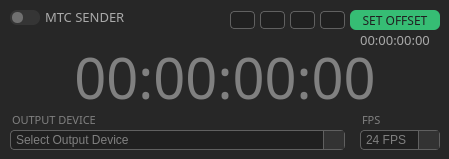
    <widget class="QFrame" name="mtc_frame">
     <property name="geometry">
      <rect>
       <x>510</x>
       <y>40</y>
       <width>449</width>
       <height>159</height>
      </rect>
     </property>
     <property name="styleSheet">
      <string notr="true">background: #272727;
border-radius: 10</string>
     </property>
     <property name="frameShape">
      <enum>QFrame::StyledPanel</enum>
     </property>
     <property name="frameShadow">
      <enum>QFrame::Raised</enum>
     </property>
     <widget class="QCheckBox" name="mtc_switch">
      <property name="enabled">
       <bool>true</bool>
      </property>
      <property name="geometry">
       <rect>
        <x>10</x>
        <y>10</y>
        <width>30</width>
        <height>15</height>
       </rect>
      </property>
      <property name="cursor">
       <cursorShape>PointingHandCursor</cursorShape>
      </property>
      <property name="styleSheet">
       <string notr="true">    QCheckBox {
        width: 30px;
        height: 15px;
        background-color: #353535;
        border-radius: 7px;
        padding: 2px;
    }
    QCheckBox::indicator {
        width: 11px	;
        height: 11px;
        background-color: #707070;
        border-radius: 5px;
    }
    QCheckBox::indicator:checked {
        background-color: #36BD74;;
        margin-left: 16px;
    }
    QCheckBox::indicator:hover {
        background-color: #99ff99;
    }
    QCheckBox::indicator:checked:hover {
        background-color: #36BD74;
    }
    QCheckBox::indicator:checked:disabled {
        background-color: #999999;
    }



</string>
      </property>
      <property name="text">
       <string/>
      </property>
      <property name="shortcut">
       <string/>
      </property>
      <property name="tristate">
       <bool>false</bool>
      </property>
     </widget>
     <widget class="QLabel" name="mtc_tc_label">
      <property name="geometry">
       <rect>
        <x>0</x>
        <y>47</y>
        <width>450</width>
        <height>60</height>
       </rect>
      </property>
      <property name="font">
       <font>
        <family>IBM Plex Sans Light</family>
        <pointsize>42</pointsize>
        <italic>false</italic>
       </font>
      </property>
      <property name="styleSheet">
       <string notr="true">color:grey</string>
      </property>
      <property name="text">
       <string>00:00:00:00</string>
      </property>
      <property name="alignment">
       <set>Qt::AlignCenter</set>
      </property>
     </widget>
     <widget class="QComboBox" name="mtc_output_combo_box">
      <property name="geometry">
       <rect>
        <x>10</x>
        <y>130</y>
        <width>335</width>
        <height>20</height>
       </rect>
      </property>
      <property name="styleSheet">
       <string notr="true">QComboBox {
    background-color: #202020;
    color: grey;
    border: 1px solid #606060;
    border-radius: 4px;
    padding: 2px;
	padding-left:5px;
}

QComboBox::drop-down {
    subcontrol-origin: padding;
    subcontrol-position: top right;
    width: 20px;
    border-left-width: 1px;
    border-left-color: #606060;
    border-left-style: solid;
    background: #333333;
}

QComboBox::drop-down::hover {
    background: #404040;
}

QComboBox::drop-down::pressed {
    background: #505050;
}


QComboBox::down-arrow {
    image: url(C:/Users/Eduardo Rodriguez/Desktop/PythonTimeCode/img/arrow2.png);
    width: 10px;
}

QComboBox QAbstractItemView {
	border-radius:0;
    border-bottom-right-radius: 2px;
    border-bottom-left-radius: 2px;
    background: #303030;
    border: 1px solid #404040;
    padding: 4px 4px 4px 4px;
    color: grey;
}

QComboBox:disabled  {
    background-color:  transparent;
    color: grey;
    border: 1px solid #404040;
    border-radius: 4px;
    padding: 2px;
	padding-left:5px;
}

QComboBox::drop-down::disabled  {
    background-color:  transparent;
    color: grey;
    border: 0px solid #404040;
    border-radius: 4px;
    padding: 2px;
}

QComboBox::down-arrow::disabled {
    image: none;
    width: 10px;
}

</string>
      </property>
      <item>
       <property name="text">
        <string>Select Output Device</string>
       </property>
      </item>
     </widget>
     <widget class="QComboBox" name="mtc_fps_combo_box">
      <property name="geometry">
       <rect>
        <x>360</x>
        <y>130</y>
        <width>80</width>
        <height>20</height>
       </rect>
      </property>
      <property name="minimumSize">
       <size>
        <width>0</width>
        <height>0</height>
       </size>
      </property>
      <property name="styleSheet">
       <string notr="true">QComboBox {
    background-color: #202020;
    color: grey;
    border: 1px solid #606060;
    border-radius: 4px;
    padding: 2px;
	padding-left:5px;
}

QComboBox::drop-down {
    subcontrol-origin: padding;
    subcontrol-position: top right;
    width: 20px;
    border-left-width: 1px;
    border-left-color: #606060;
    border-left-style: solid;
    background: #333333;
}

QComboBox::drop-down::hover {
    background: #404040;
}

QComboBox::drop-down::pressed {
    background: #505050;
}


QComboBox::down-arrow {
    image: url(C:/Users/Eduardo Rodriguez/Desktop/PythonTimeCode/img/arrow2.png);
    width: 10px;
}

QComboBox QAbstractItemView {
	border-radius:0;
    border-bottom-right-radius: 2px;
    border-bottom-left-radius: 2px;
    background: #303030;
    border: 1px solid #404040;
    padding: 4px 4px 4px 4px;
    color: grey;
}

QComboBox:disabled  {
    background-color:  transparent;
    color: grey;
    border: 1px solid #404040;
    border-radius: 4px;
    padding: 2px;
	padding-left:5px;
}

QComboBox::drop-down::disabled  {
    background-color:  transparent;
    color: grey;
    border: 0px solid #404040;
    border-radius: 4px;
    padding: 2px;
}

QComboBox::down-arrow::disabled {
    image: none;
    width: 10px;
}

</string>
      </property>
      <item>
       <property name="text">
        <string>24 FPS</string>
       </property>
      </item>
      <item>
       <property name="text">
        <string>25 FPS</string>
       </property>
      </item>
      <item>
       <property name="text">
        <string>30 FPS</string>
       </property>
      </item>
     </widget>
     <widget class="QPushButton" name="mtc_offset_button">
      <property name="geometry">
       <rect>
        <x>350</x>
        <y>10</y>
        <width>90</width>
        <height>20</height>
       </rect>
      </property>
      <property name="font">
       <font>
        <family>IBM Plex Sans Medium</family>
        <pointsize>9</pointsize>
        <weight>50</weight>
        <italic>false</italic>
        <bold>false</bold>
       </font>
      </property>
      <property name="styleSheet">
       <string notr="true">QPushButton {
        background-color: #36BD74;
        color: #202020;
        border: none;
        border-radius: 6px;
    }
    QPushButton:hover {
        background-color: #225e3f;
    }
    QPushButton:pressed {
        background-color: #888888;
        border-style: inset;
    }

QPushButton:disabled {
        background-color: #353535;
        color: #202020;
    }


</string>
      </property>
      <property name="text">
       <string>SET OFFSET</string>
      </property>
     </widget>
     <widget class="QLabel" name="mtc_label">
      <property name="geometry">
       <rect>
        <x>45</x>
        <y>9</y>
        <width>101</width>
        <height>16</height>
       </rect>
      </property>
      <property name="font">
       <font>
        <family>IBM Plex Sans Medium</family>
        <pointsize>10</pointsize>
        <weight>50</weight>
        <bold>false</bold>
       </font>
      </property>
      <property name="styleSheet">
       <string notr="true">color:#AAAAAA</string>
      </property>
      <property name="text">
       <string>MTC SENDER</string>
      </property>
     </widget>
     <widget class="QLabel" name="mtc_offset_label">
      <property name="geometry">
       <rect>
        <x>350</x>
        <y>30</y>
        <width>90</width>
        <height>20</height>
       </rect>
      </property>
      <property name="font">
       <font>
        <family>IBM Plex Sans ExtraLight</family>
        <pointsize>10</pointsize>
        <italic>false</italic>
       </font>
      </property>
      <property name="styleSheet">
       <string notr="true">color: #AAAAAA;</string>
      </property>
      <property name="frameShadow">
       <enum>QFrame::Plain</enum>
      </property>
      <property name="text">
       <string>00:00:00:00</string>
      </property>
      <property name="textFormat">
       <enum>Qt::PlainText</enum>
      </property>
      <property name="alignment">
       <set>Qt::AlignCenter</set>
      </property>
     </widget>
     <widget class="QLabel" name="mtc_fps_label">
      <property name="geometry">
       <rect>
        <x>362</x>
        <y>112</y>
        <width>25</width>
        <height>15</height>
       </rect>
      </property>
      <property name="font">
       <font>
        <family>IBM Plex Sans Light</family>
        <pointsize>8</pointsize>
        <weight>50</weight>
        <bold>false</bold>
       </font>
      </property>
      <property name="styleSheet">
       <string notr="true">color:grey</string>
      </property>
      <property name="text">
       <string>FPS</string>
      </property>
     </widget>
     <widget class="QLabel" name="mtc_output_label">
      <property name="geometry">
       <rect>
        <x>12</x>
        <y>112</y>
        <width>130</width>
        <height>15</height>
       </rect>
      </property>
      <property name="font">
       <font>
        <family>IBM Plex Sans Light</family>
        <pointsize>8</pointsize>
        <weight>50</weight>
        <bold>false</bold>
       </font>
      </property>
      <property name="styleSheet">
       <string notr="true">color:grey</string>
      </property>
      <property name="text">
       <string>OUTPUT DEVICE</string>
      </property>
     </widget>
     <widget class="QLineEdit" name="mtc_hh_offset">
      <property name="geometry">
       <rect>
        <x>230</x>
        <y>11</y>
        <width>25</width>
        <height>18</height>
       </rect>
      </property>
      <property name="font">
       <font>
        <family>IBM Plex Sans Light</family>
        <pointsize>9</pointsize>
        <weight>50</weight>
        <italic>false</italic>
        <bold>false</bold>
       </font>
      </property>
      <property name="styleSheet">
       <string notr="true">    QLineEdit {
    	background-color: #202020;
        border: 1px solid #606060;
        border-radius: 4px;
        color: #808080;
    }

QLineEdit:disabled  {
    background-color:  transparent;
    color: grey;
    border: 1px solid #404040;
    border-radius: 4px;
    padding: 2px;
}</string>
      </property>
      <property name="maxLength">
       <number>2</number>
      </property>
      <property name="alignment">
       <set>Qt::AlignCenter</set>
      </property>
     </widget>
     <widget class="QLineEdit" name="mtc_mm_offset">
      <property name="geometry">
       <rect>
        <x>260</x>
        <y>11</y>
        <width>25</width>
        <height>18</height>
       </rect>
      </property>
      <property name="font">
       <font>
        <family>IBM Plex Sans Light</family>
        <pointsize>9</pointsize>
        <weight>50</weight>
        <italic>false</italic>
        <bold>false</bold>
       </font>
      </property>
      <property name="styleSheet">
       <string notr="true">    QLineEdit {
    	background-color: #202020;
        border: 1px solid #606060;
        border-radius: 4px;
        color: #808080;
    }

QLineEdit:disabled  {
    background-color:  transparent;
    color: grey;
    border: 1px solid #404040;
    border-radius: 4px;
    padding: 2px;
}</string>
      </property>
      <property name="maxLength">
       <number>2</number>
      </property>
      <property name="alignment">
       <set>Qt::AlignCenter</set>
      </property>
     </widget>
     <widget class="QLineEdit" name="mtc_ss_offset">
      <property name="geometry">
       <rect>
        <x>290</x>
        <y>11</y>
        <width>25</width>
        <height>18</height>
       </rect>
      </property>
      <property name="font">
       <font>
        <family>IBM Plex Sans Light</family>
        <pointsize>9</pointsize>
        <weight>50</weight>
        <italic>false</italic>
        <bold>false</bold>
       </font>
      </property>
      <property name="styleSheet">
       <string notr="true">    QLineEdit {
    	background-color: #202020;
        border: 1px solid #606060;
        border-radius: 4px;
        color: #808080;
    }

QLineEdit:disabled  {
    background-color:  transparent;
    color: grey;
    border: 1px solid #404040;
    border-radius: 4px;
    padding: 2px;
}</string>
      </property>
      <property name="maxLength">
       <number>2</number>
      </property>
      <property name="alignment">
       <set>Qt::AlignCenter</set>
      </property>
     </widget>
     <widget class="QLineEdit" name="mtc_ff_offset">
      <property name="geometry">
       <rect>
        <x>320</x>
        <y>11</y>
        <width>25</width>
        <height>18</height>
       </rect>
      </property>
      <property name="font">
       <font>
        <family>IBM Plex Sans Light</family>
        <pointsize>9</pointsize>
        <weight>50</weight>
        <italic>false</italic>
        <bold>false</bold>
       </font>
      </property>
      <property name="styleSheet">
       <string notr="true">    QLineEdit {
    	background-color: #202020;
        border: 1px solid #606060;
        border-radius: 4px;
        color: #808080;
    }

QLineEdit:disabled  {
    background-color:  transparent;
    color: grey;
    border: 1px solid #404040;
    border-radius: 4px;
    padding: 2px;
}</string>
      </property>
      <property name="maxLength">
       <number>2</number>
      </property>
      <property name="alignment">
       <set>Qt::AlignCenter</set>
      </property>
     </widget>
    </widget>
